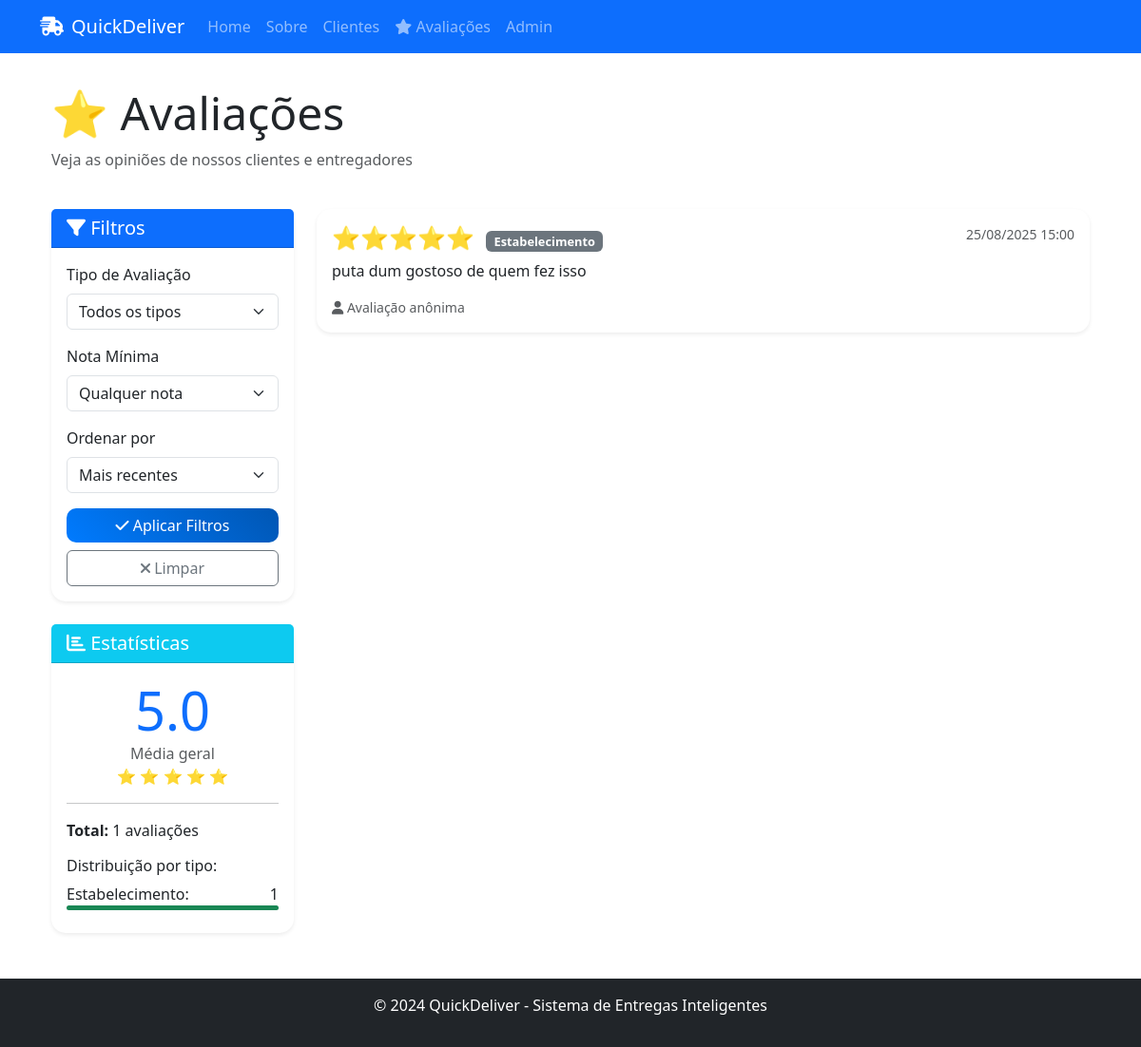
/avaliacoes/, run on the app's committed database.
### deliveries/models.py (models this page shows, shortened)
class Avaliacao(models.Model):
    TIPO_AVALIACAO_CHOICES = [
        ('entregador', 'Entregador'),
        ('pedido', 'Pedido'),
        ('cliente', 'Cliente'),
        ('servico', 'Serviço Geral'),
        ('estabelecimento', 'Estabelecimento'),
    ]
    content_type = models.ForeignKey(ContentType,
    on_delete=models.CASCADE,
    null=True,
    blank=True
    )
    object_id = models.PositiveIntegerField(
        null=True,
        blank=True
    )
    conteudo = GenericForeignKey('content_type', 'object_id')
    avaliador = models.ForeignKey(
        'auth.User',
        on_delete=models.CASCADE,
        related_name='avaliacoes_feitas',
        null=True,
        blank=True
    )
    tipo = models.CharField(max_length=20,
    choices=TIPO_AVALIACAO_CHOICES,
    null=True,
    blank=True
    )
    nota = models.IntegerField(
        validators=[MinValueValidator(1), MaxValueValidator(5)],
        help_text="Nota de 1 a 5 estrelas"
    )
    comentario = models.TextField(blank=True, null=True, max_length=500)
    data_criacao = models.DateTimeField(default=timezone.now)
    anonimo = models.BooleanField(default=False)
    class Meta:
        ordering = ['-data_criacao']
        indexes = [
            models.Index(fields=['content_type', 'object_id']),
        ]
    @property
    def estrelas(self):
        return "⭐" * self.nota

### deliveries/views.py (the view)
# urls.py: path('avaliacoes/', lista_avaliacoes, name='lista_avaliacoes'),
def lista_avaliacoes(request):
    avaliacoes = Avaliacao.objects.all()
    tipo = request.GET.get('tipo')
    min_nota = request.GET.get('min_nota')
    ordenacao = request.GET.get('ordenacao', '-data_criacao')
    if tipo:
        avaliacoes = avaliacoes.filter(tipo=tipo)
    if min_nota:
        avaliacoes = avaliacoes.filter(nota__gte=min_nota)
    avaliacoes = avaliacoes.order_by(ordenacao)
    estatisticas = {
        'total': avaliacoes.count(),
        'media_geral': avaliacoes.aggregate(Avg('nota'))['nota__avg'] or 0,
        'por_tipo': avaliacoes.values('tipo').annotate(
            total=Count('id'),
            media=Avg('nota')
        ).order_by('-total')
    }
    paginator = Paginator(avaliacoes, 10)
    page_number = request.GET.get('page')
    page_obj = paginator.get_page(page_number)
    return render(request, 'deliveries/lista_avaliacoes.html', {
        'page_obj': page_obj,
        'estatisticas': estatisticas
    })

### deliveries/templates/deliveries/lista_avaliacoes.html (shortened to what this page needs)
{% extends 'deliveries/base.html' %}
{% block content %}
<div class="container main-content">
    <div class="row mb-4">
        <div class="col-12">
            <div class="d-flex justify-content-between align-items-center">
                <h1 class="display-5">⭐ Avaliações</h1>
            </div>
            <p class="text-muted">Veja as opiniões de nossos clientes e entregadores</p>
        </div>
    </div>
    <div class="row">
        <div class="col-md-4 col-lg-3">
            <div class="card shadow-sm mb-4">
                <div class="card-header bg-primary text-white">
                    <h5 class="mb-0"><i class="fas fa-filter"></i> Filtros</h5>
                </div>
                <div class="card-body">
                    <form method="get">
                        <div class="mb-3">
                            <label class="form-label">Tipo de Avaliação</label>
                            <select name="tipo" class="form-select">
                                <option value="">Todos os tipos</option>
                            </select>
                        </div>
                        <div class="mb-3">
                            <label class="form-label">Nota Mínima</label>
                            <select name="min_nota" class="form-select">
                                <option value="">Qualquer nota</option>
                            </select>
                        </div>
                        <div class="mb-3">
                            <label class="form-label">Ordenar por</label>
                            <select name="ordenacao" class="form-select">
                                <option value="-data_criacao">Mais recentes</option>
                            </select>
                        </div>
                        <button type="submit" class="btn btn-primary w-100">
                            <i class="fas fa-check"></i> Aplicar Filtros
                        </button>
                        <a href="{% url 'lista_avaliacoes' %}" class="btn btn-outline-secondary w-100 mt-2">
                            <i class="fas fa-times"></i> Limpar
                        </a>
                    </form>
                </div>
            </div>
            <div class="card shadow-sm">
                <div class="card-header bg-info text-white">
                    <h5 class="mb-0"><i class="fas fa-chart-bar"></i> Estatísticas</h5>
                </div>
                <div class="card-body">
                    <div class="text-center mb-3">
                        <div class="display-4 text-primary">{{ estatisticas.media_geral|floatformat:1 }}</div>
                        <div class="text-muted">Média geral</div>
                        <div class="text-warning">
                            {% for i in "12345" %}
                                {% if forloop.counter <= estatisticas.media_geral %}
                                    ⭐
                                {% else %}
                                    ☆
                                {% endif %}
                            {% endfor %}
                        </div>
                    </div>
                    <hr>
                    <p><strong>Total:</strong> {{ estatisticas.total }} avaliações</p>
                    <h6>Distribuição por tipo:</h6>
                    {% for item in estatisticas.por_tipo %}
                    <div class="mb-2">
                        <div class="d-flex justify-content-between">
                            <span>{{ item.tipo|title }}:</span>
                            <span>{{ item.total }}</span>
                        </div>
                        <div class="progress" style="height: 5px;">
                            <div class="progress-bar bg-success"
                                style="width: {% widthratio item.total estatisticas.total 100 %}%">
                            </div>
                        </div>
                    </div>
                    {% endfor %}
                </div>
            </div>
        </div>
        <div class="col-md-8 col-lg-9">
            {% if page_obj %}
            <div class="row">
                {% for avaliacao in page_obj %}
                <div class="col-12 mb-3">
                    <div class="card shadow-sm h-100">
                        <div class="card-body">
                            <div class="d-flex justify-content-between align-items-start mb-2">
                                <div>
                                    <span class="h4 text-warning">{{ avaliacao.estrelas }}</span>
                                    <span class="badge bg-secondary ms-2">{{ avaliacao.get_tipo_display }}</span>
                                </div>
                                <small class="text-muted">{{ avaliacao.data_criacao|date:"d/m/Y H:i" }}</small>
                            </div>
                            <p class="card-text">{{ avaliacao.comentario|default:"Sem comentário" }}</p>
                            <div class="d-flex justify-content-between align-items-center">
                                <small class="text-muted">
                                    <i class="fas fa-user"></i>
                                    {% if avaliacao.anonimo %}
                                        Avaliação anônima
                                    {% else %}
                                        Por: {{ avaliacao.avaliador.get_full_name|default:avaliacao.avaliador.username }}
                                    {% endif %}
                                </small>
                            </div>
                        </div>
                    </div>
                </div>
                {% endfor %}
            </div>
            {% endif %}
        </div>
    </div>
</div>
{% endblock %}

### deliveries/templates/deliveries/base.html (style rules this page uses)
.card { transition: transform 0.2s ease-in-out; border: none; border-radius: 15px; }
.progress { border-radius: 10px; }
.badge { font-size: 0.8em; }
.text-warning { color: #ffc107 !important; }
.btn-primary { background: linear-gradient(45deg, #007bff, #0056b3); border: none; border-radius: 10px; }

### data on the page
Avaliacao: tipo "Estabelecimento", total "1", estrelas "⭐⭐⭐⭐⭐", data_criacao "25/08/2025 15:00", comentario "puta dum gostoso de quem fez isso", anonimo "Avaliação anônima"

### other printed values
{{ estatisticas.media_geral|floatformat:1 }} "5.0"
{{ estatisticas.total }} "1"
